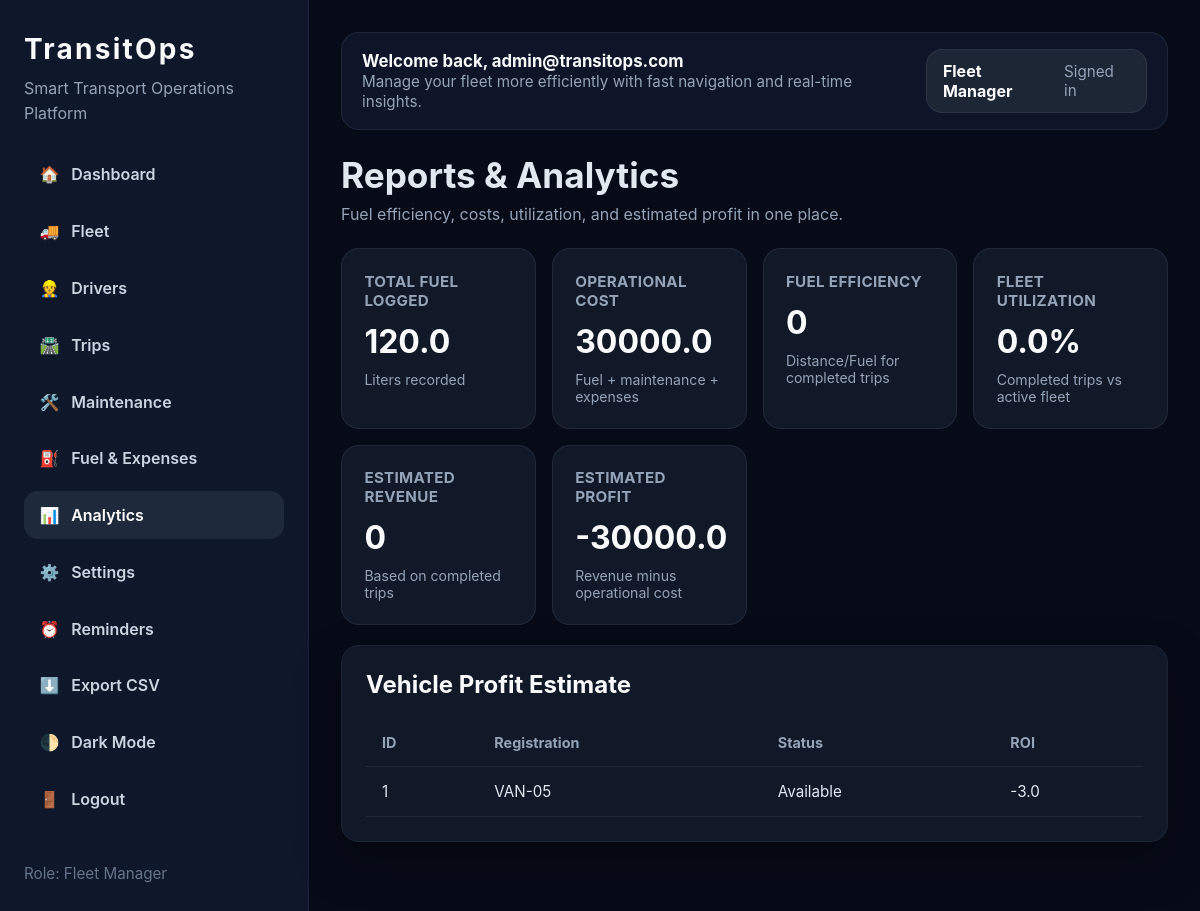
The app's page /reports (signed in) with its own data.
### tables this page shows
CREATE TABLE vehicles (
                id INTEGER PRIMARY KEY AUTOINCREMENT,
                registration_number TEXT UNIQUE NOT NULL,
                name TEXT NOT NULL,
                vehicle_type TEXT NOT NULL,
                max_load_capacity REAL NOT NULL,
                odometer REAL NOT NULL DEFAULT 0,
                acquisition_cost REAL NOT NULL DEFAULT 0,
                status TEXT NOT NULL DEFAULT 'Available'
            , region TEXT NOT NULL DEFAULT 'North');

### app.py (the view)
    @app.route('/reports')
    @login_required
    @role_required('Fleet Manager', 'Safety Officer', 'Financial Analyst')
    def reports():
        conn = get_db_connection()
        fuel = conn.execute('SELECT SUM(liters) as total_liters, SUM(cost) as total_cost FROM fuel_logs').fetchone()
        expenses = conn.execute('SELECT SUM(amount) as total_amount FROM expenses').fetchone()
        maintenance = conn.execute('SELECT SUM(cost) as total_cost FROM maintenance_logs').fetchone()
        vehicles = conn.execute('SELECT * FROM vehicles').fetchall()
        total_vehicles = max(1, conn.execute("SELECT COUNT(*) FROM vehicles WHERE status != 'Retired'").fetchone()[0])
        completed_trips = conn.execute("SELECT * FROM trips WHERE status = 'Completed'").fetchall()
        utilization = round((len(completed_trips) / total_vehicles) * 100, 1)
        operational_cost = (fuel['total_cost'] or 0) + (expenses['total_amount'] or 0) + (maintenance['total_cost'] or 0)
        estimated_revenue = len(completed_trips) * 5000
        estimated_profit = estimated_revenue - operational_cost
        total_distance = sum(float(trip['planned_distance'] or 0) for trip in completed_trips)
        total_fuel_used = sum(float(trip['fuel_consumed'] or 0) for trip in completed_trips)
        fuel_efficiency = round(total_distance / total_fuel_used, 2) if total_fuel_used else 0
        vehicle_roi = {}
        for vehicle in vehicles:
            vehicle_fuel_cost = conn.execute('SELECT COALESCE(SUM(cost), 0) FROM fuel_logs WHERE vehicle_id = ?', (vehicle['id'],)).fetchone()[0]
            vehicle_expense_cost = conn.execute('SELECT COALESCE(SUM(amount), 0) FROM expenses WHERE vehicle_id = ?', (vehicle['id'],)).fetchone()[0]
            vehicle_maintenance_cost = conn.execute('SELECT COALESCE(SUM(cost), 0) FROM maintenance_logs WHERE vehicle_id = ?', (vehicle['id'],)).fetchone()[0]
            vehicle_cost = float(vehicle_fuel_cost or 0) + float(vehicle_expense_cost or 0) + float(vehicle_maintenance_cost or 0)
            vehicle_revenue = sum(5000 for trip in completed_trips if trip['vehicle_id'] == vehicle['id'])
            vehicle_roi[vehicle['id']] = round(((vehicle_revenue - vehicle_cost) / (vehicle['acquisition_cost'] or 1)) if vehicle['acquisition_cost'] else 0, 2)
        return render_template(
            'reports.html',
            fuel_total_liters=fuel['total_liters'] or 0,
            operational_cost=operational_cost,
            utilization=utilization,
            fuel_efficiency=fuel_efficiency,
            vehicles=vehicles,
            vehicle_roi=vehicle_roi,
            estimated_revenue=estimated_revenue,
            estimated_profit=estimated_profit,
        )

### app.py (called while the page is built)
def get_user_role():
    user = g.get('user') or {}
    return (user.get('role') or '').strip()

def role_required(*allowed_roles):
    def decorator(view):
        @wraps(view)
        def wrapped(*args, **kwargs):
            if not g.user:
                return redirect(url_for('login'))
            role = get_user_role()
            if allowed_roles and role not in allowed_roles:
                flash('You do not have permission to access this page.')
                return redirect(url_for('dashboard'))
            return view(*args, **kwargs)
        return wrapped
    return decorator

def get_db_connection():
    if 'db' not in g:
        database_url = current_app.config['DATABASE']
        if isinstance(database_url, str) and database_url.startswith(POSTGRES_SCHEMES):
            if psycopg is None:
                raise RuntimeError('psycopg is required for PostgreSQL support. Install psycopg[binary].')
            g.db = psycopg.connect(database_url)
            g.db.row_factory = dict_row
        else:
            g.db = sqlite3.connect(database_url)
            g.db.row_factory = sqlite3.Row
    return g.db

### templates/reports.html
{% extends 'base.html' %} {% block content %}
<div class="page-header">
  <div>
    <h1>Reports & Analytics</h1>
    <p>
      Fuel efficiency, costs, utilization, and estimated profit in one place.
    </p>
  </div>
</div>
<div class="dashboard-grid">
  <div class="summary-card">
    <h3>Total Fuel Logged</h3>
    <p>{{ fuel_total_liters }}</p>
    <small>Liters recorded</small>
  </div>
  <div class="summary-card">
    <h3>Operational Cost</h3>
    <p>{{ operational_cost }}</p>
    <small>Fuel + maintenance + expenses</small>
  </div>
  <div class="summary-card">
    <h3>Fuel Efficiency</h3>
    <p>{{ fuel_efficiency }}</p>
    <small>Distance/Fuel for completed trips</small>
  </div>
  <div class="summary-card">
    <h3>Fleet Utilization</h3>
    <p>{{ utilization }}%</p>
    <small>Completed trips vs active fleet</small>
  </div>
  <div class="summary-card">
    <h3>Estimated Revenue</h3>
    <p>{{ estimated_revenue }}</p>
    <small>Based on completed trips</small>
  </div>
  <div class="summary-card">
    <h3>Estimated Profit</h3>
    <p>{{ estimated_profit }}</p>
    <small>Revenue minus operational cost</small>
  </div>
</div>
<div class="card">
  <h2>Vehicle Profit Estimate</h2>
  <table>
    <tr>
      <th>ID</th>
      <th>Registration</th>
      <th>Status</th>
      <th>ROI</th>
    </tr>
    {% for vehicle in vehicles %}
    <tr>
      <td>{{ vehicle.id }}</td>
      <td>{{ vehicle.registration_number }}</td>
      <td>{{ vehicle.status }}</td>
      <td>{{ vehicle_roi[vehicle.id] }}</td>
    </tr>
    {% endfor %}
  </table>
</div>
{% endblock %}

### static/style.css (style rules this page uses)
:root { color-scheme: dark; }
body { font-family: 'Inter', 'Segoe UI', Arial, sans-serif; margin: 0; min-height: 100vh; background: #070b18; color: #e2e8f0; }
.content > .card, .content > .grid, .content > .dashboard-grid { margin-bottom: 1.25rem; }
.page-header { display: flex; justify-content: space-between; align-items: flex-start; gap: 1rem; margin-bottom: 1.5rem; }
.page-header h1 { margin: 0 0 0.5rem; font-size: 2.2rem; }
.page-header p { margin: 0; color: #94a3b8; }
.card { background: #111827; padding: 1.5rem; border-radius: 18px; margin-bottom: 1.3rem; box-shadow: 0 20px 45px rgba(0,0,0,.35); border: 1px solid rgba(148,163,184,.08); }
.card h2 { margin-top: 0; color: #f8fafc; }
.dashboard-grid { display: grid; grid-template-columns: repeat(auto-fit, minmax(180px, 1fr)); gap: 1rem; margin-bottom: 1.5rem; }
.summary-card, .metric { background: #111827; border: 1px solid rgba(148,163,184,.12); border-radius: 18px; padding: 1.4rem; }
.summary-card h3, .metric h3 { margin: 0 0 0.75rem; color: #94a3b8; font-size: 0.95rem; text-transform: uppercase; letter-spacing: 0.02em; }
.summary-card p, .metric p { margin: 0; font-size: 2rem; font-weight: 700; color: #f8fafc; }
.summary-card small, .metric small { display: block; margin-top: 0.65rem; color: #94a3b8; font-size: 0.88rem; }
table { border-collapse: collapse; width: 100%; color: #e2e8f0; }
th, td { padding: 0.95rem 1rem; border-bottom: 1px solid rgba(148,163,184,.12); }
th { color: #94a3b8; font-size: 0.9rem; text-align: left; }
td { font-size: 0.95rem; }

### records on screen
vehicles: id "1", registration_number "VAN-05", status "Available", vehicle_roi "-3.0"

### other values on screen
{{ 'Light' if session.get('dark_mode') else 'Dark' }} "Dark"
{{ session.get('user', {}).get('role', 'Guest') }} "Fleet Manager"
{{ session.get('user', {}).get('email', 'Guest') }} "admin@transitops.com"
{{ fuel_total_liters }} "120.0"
{{ operational_cost }} "30000.0"
{{ fuel_efficiency }} "0"
{{ utilization }} "0.0"
{{ estimated_revenue }} "0"
{{ estimated_profit }} "-30000.0"
